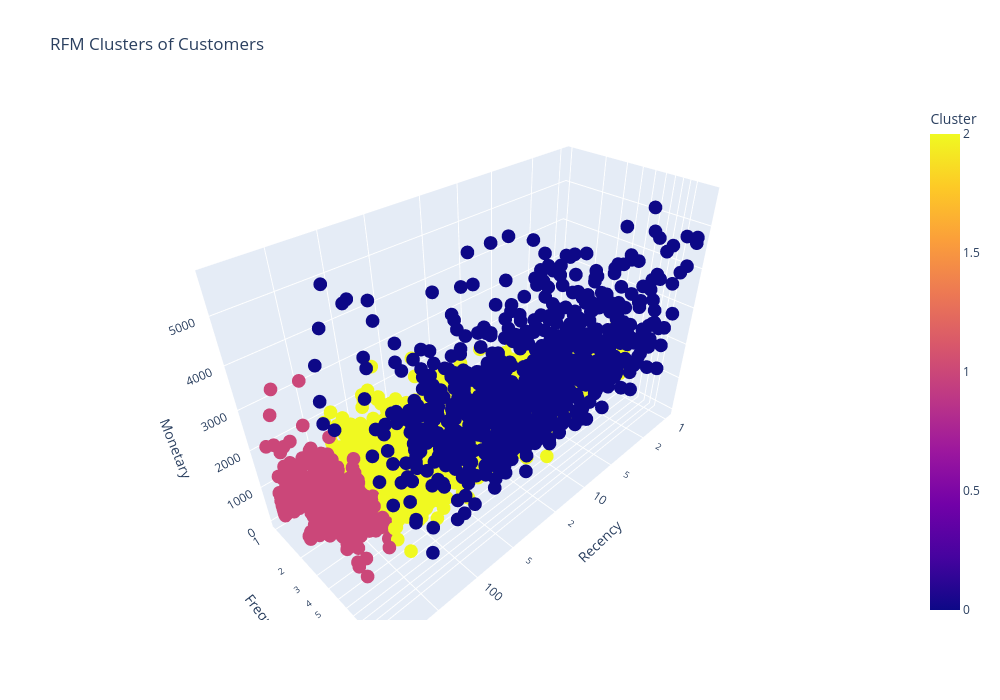

Notebook cell for this chart:
### Markdown cell above
Визуализируйте результаты в виде 3D-диаграммы с осями Recency, Frequency и Monetary. Проанализируйте полученную диаграмму и попробуйте понять, какие кластеры у вас получились.

Visualize the results as a 3D chart with Recency, Frequency, and Monetary axes. Analyze the resulting chart and try to understand the resulting clusters.

### Code cell
# Построение 3D-графика
# Building a 3D graph
fig = px.scatter_3d(
    data_frame=rfm_table,
    x = 'Recency',
    y = 'Frequency',
    z = 'Monetary', 
    color='Cluster', #расцветка в зависимости от кластера #coloring depending on the cluster
    log_x=True, 
    log_y=True,
    width=1000,
    height=700,
    title='RFM Clusters of Customers'
)

# отображаем график
# displaying the graph
fig.show()
fig.write_html("scatter_3d.html")

### Figure 1 — Plotly figure (JSON) as saved in the notebook; plotly's stock layout.template omitted (floating-point values rounded to 4 significant figures; data arrays with more than 128 entries replaced by an {"elided": "..."} marker saying what was removed)
{"data": [{"hovertemplate": "Recency=%{x}<br>Frequency=%{y}<br>Monetary=%{z}<br>Cluster=%{marker.color}<extra></extra>", "legendgroup": "", "marker": {"color": {"elided": "4044 int values"}, "coloraxis": "coloraxis", "symbol": "circle"}, "mode": "markers", "name": "", "scene": "scene", "showlegend": false, "type": "scatter3d", "x": {"elided": "4044 int values"}, "y": {"elided": "4044 int values"}, "z": {"elided": "4044 float values"}}], "layout": {"coloraxis": {"colorbar": {"title": {"text": "Cluster"}}, "colorscale": [[0, "#0d0887"], [0.1111, "#46039f"], [0.2222, "#7201a8"], [0.3333, "#9c179e"], [0.4444, "#bd3786"], [0.5556, "#d8576b"], [0.6667, "#ed7953"], [0.7778, "#fb9f3a"], [0.8889, "#fdca26"], [1, "#f0f921"]]}, "height": 700, "legend": {"tracegroupgap": 0}, "scene": {"aspectmode": "auto", "aspectratio": {"x": 1.519, "y": 0.6581, "z": 1}, "domain": {"x": [0, 1], "y": [0, 1]}, "xaxis": {"title": {"text": "Recency"}, "type": "log"}, "yaxis": {"title": {"text": "Frequency"}, "type": "log"}, "zaxis": {"title": {"text": "Monetary"}, "type": "linear"}}, "title": {"text": "RFM Clusters of Customers"}, "width": 1000}}
